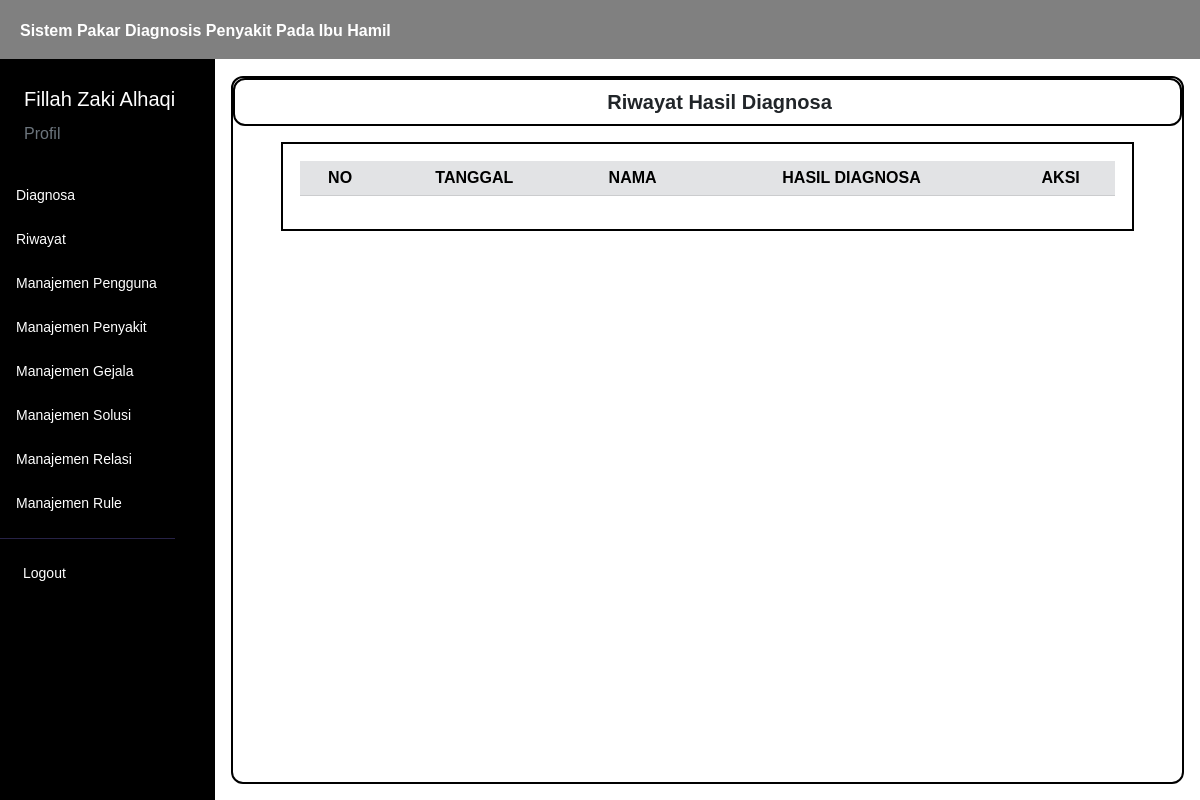
Page /menu/riwayat.php (signed in) on the earlier database version.
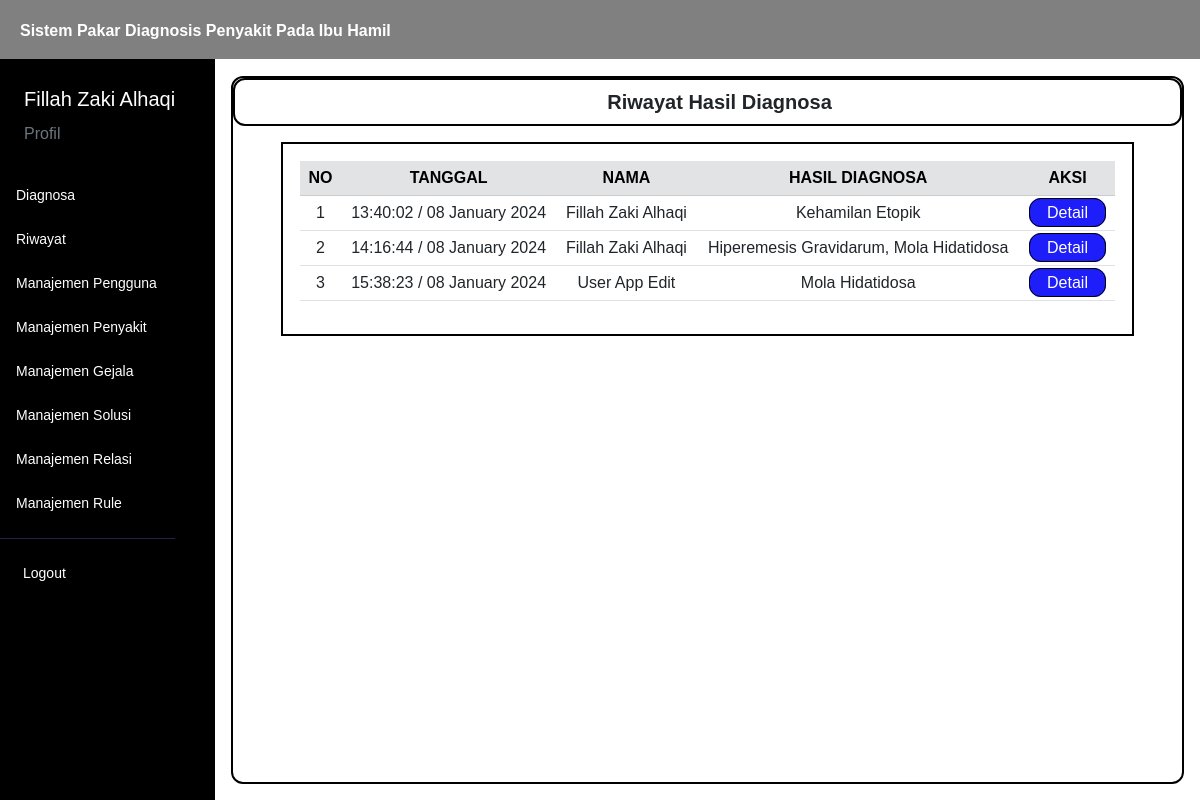
Same page on the later database version.
### tables this page shows
CREATE TABLE `user` (
  `iduser` int(11) NOT NULL,
  `username` varchar(50) NOT NULL,
  `password` varchar(100) NOT NULL,
  `nama` varchar(50) NOT NULL,
  `email` varchar(50) NOT NULL,
  `level` varchar(40) NOT NULL
);

CREATE TABLE `hasil` (
  `idhasil` int(11) NOT NULL,
  `iduser` int(11) NOT NULL,
  `tanggal` timestamp NOT NULL DEFAULT current_timestamp(),
  `usia_kandungan` int(30) NOT NULL,
  `preeklampsia` double DEFAULT 0,
  `kehamilan_etopik` double DEFAULT 0,
  `hiperemesis_gravidarum` double DEFAULT 0,
  `mola_hidatidosa` double DEFAULT 0,
  `anemia` double DEFAULT 0
);

### controller/main.php (called while the page is built, shortened)
<?php
$conn = mysqli_connect("localhost", "root", "", "kehamilan");
function query($query)
{
    global $conn;
    $result = mysqli_query($conn, $query);
    $rows = [];
    while ($row = mysqli_fetch_assoc($result)) {
        $rows[] = $row;
    }
    return $rows;
}
function generateRandomKey()
{
    $keyLength = 32;
    $randomBytes = openssl_random_pseudo_bytes($keyLength, $strong);
    if (!$strong) {
        $randomBytes = random_bytes($keyLength);
    }
    return base64_encode($randomBytes);
}
function enkripsi($kata)
{
    $key = generateRandomKey();
    $string = openssl_encrypt($kata, 'AES-256-CBC', $key, 0, substr($key, 0, 16));
    $hasilEnkripsi = base64_encode($key . $string);
    return $hasilEnkripsi;
}
function dekripsi($kata)
{
    $string = base64_decode($kata);
    $key = substr($string, 0, 44);
    $enkripsi = substr($string, 44);
    $hasil = openssl_decrypt($enkripsi, 'AES-256-CBC', $key, 0, substr($key, 0, 16));
    return $hasil;
}
function cari_user() {
    $id = dekripsi($_COOKIE['SPKehamilan']);
    $user = query("SELECT * FROM user WHERE iduser = $id")[0];
    return $user;
}
function validasi_admin()
{
    $id = dekripsi($_COOKIE['SPKehamilan']);
    $cek = query("SELECT * FROM user WHERE iduser = $id")[0];
}
?>

### controller/hasil.php (called while the page is built, shortened)
<?php
    require_once 'main.php';
    function hasil($data) {
        $penyakit = query("SELECT * FROM penyakit");
        foreach($penyakit as $pen) {
            $nama[] = strtolower(str_replace(" ", "_", $pen['nama_penyakit']));
            $nama_penyakit[] = $pen['nama_penyakit'];
        }
        foreach($nama as $na) {
            $nilai_hasil[] = $data[$na];
        }
        $posisi = array_keys($nilai_hasil, max($nilai_hasil));
        foreach($posisi as $po) {
            $hasil_penyakit[] = $nama_penyakit[$po];
        }
        return $hasil_penyakit;
    }
?>

### menu/riwayat.php (the view, shortened to what this page needs)
<?php
    require_once '../controller/hasil.php';
?>
<html lang="en">
<head>
    <link href="https://cdn.jsdelivr.net/npm/bootstrap@5.3.0/dist/css/bootstrap.min.css" rel="stylesheet"
>
    <link rel="stylesheet" href="https://cdn.datatables.net/1.13.4/css/jquery.dataTables.min.css">
    <link rel="stylesheet" href="../style.css">
</head>
<body>
    <div class="content">
        <?php
        require_once('../navbar/navbar.php');
        ?>
        <div class="main-container m-0">
            <div class="d-flex">
                <?php
                    if ($user['level'] === "User") {
                        require_once('../navbar/sidebar_user.php');
                    } elseif ($user['level'] === "Admin") {
                        require_once('../navbar/sidebar.php');
                    } else {
                        echo "
                            <script>
                                document.location.href='../logout.php';
                            </script>
                        ";
                    }
                ?>
                <div class="contents px-3 py-3">
                    <div class="box">
                        <div class="box1">
                            <h5 class="text-dark text-center mb-0 ms-4 fw-bold">
                                Riwayat Hasil Diagnosa
                            </h5>
                        </div>
                        <div class="tabel mx-5 mt-3">
                            <?php
                                if($user['level'] == "User") :
                                    $id = $user['iduser'];
                                    $data_hasil = query("SELECT * FROM hasil WHERE iduser = $id");
                            ?>
                                <table id="example" class="table table-hover text-center">
                                    <thead>
                                        <tr class="table-secondary">
                                            <th class="text-center" scope="col">NO</th>
                                            <th class="text-center" scope="col">TANGGAL</th>
                                            <th class="text-center" scope="col">HASIL DIAGNOSA</th>
                                            <th class="text-center" scope="col">AKSI</th>
                                        </tr>
                                    </thead>
                                    <tbody>
                                        <?php
                                            $i = 1;
                                            foreach($data_hasil as $dh) :
                                                $waktu_tes = strftime('%H:%M:%S / %d %B %Y', strtotime($dh['tanggal']));
                                                $hasil = hasil($dh);
                                                if(count($hasil) > 1) {
                                                    $nama_penyakit = implode(", ", $hasil);
                                                } else {
                                                    $nama_penyakit = $hasil[0];
                                                }
                                        ?>
                                            <tr>
                                                <td><?= $i; ?></td>
                                                <td><?= $waktu_tes; ?></td>
                                                <td><?= $nama_penyakit; ?></td>
                                                <td>
                                                    <a href="../hasil/index.php?id=<?= enkripsi($dh['idhasil']); ?>">
                                                        Detail
                                                    </a>
                                                </td>
                                            </tr>
                                        <?php
                                            $i++;
                                            endforeach;
                                        ?>
                                    </tbody>
                                </table>
                            <?php
                                elseif(($user['level'] == "Admin")) :
                                    $data_hasil = query("SELECT * FROM hasil ORDER BY iduser ASC");
                            ?>
                                <table id="example" class="table table-hover text-center">
                                    <thead>
                                        <tr class="table-secondary">
                                            <th class="text-center" scope="col">NO</th>
                                            <th class="text-center" scope="col">TANGGAL</th>
                                            <th class="text-center" scope="col">NAMA</th>
                                            <th class="text-center" scope="col">HASIL DIAGNOSA</th>
                                            <th class="text-center" scope="col">AKSI</th>
                                        </tr>
                                    </thead>
                                    <tbody>
                                        <?php
                                            $i = 1;
                                            foreach($data_hasil as $dh) :
                                                $waktu_tes = strftime('%H:%M:%S / %d %B %Y', strtotime($dh['tanggal']));
                                                $hasil = hasil($dh);
                                                $iduser = $dh['iduser'];
                                                $nama_user = query("SELECT nama FROM user WHERE iduser = $iduser")[0];
                                                if(count($hasil) > 1) {
                                                    $nama_penyakit = implode(", ", $hasil);
                                                } else {
                                                    $nama_penyakit = $hasil[0];
                                                }
                                        ?>
                                            <tr>
                                                <td><?= $i; ?></td>
                                                <td><?= $waktu_tes; ?></td>
                                                <td><?= $nama_user['nama']; ?></td>
                                                <td><?= $nama_penyakit; ?></td>
                                                <td>
                                                    <a href="../hasil/index.php?id=<?= enkripsi($dh['idhasil']); ?>">
                                                        Detail
                                                    </a>
                                                </td>
                                            </tr>
                                        <?php
                                            $i++;
                                            endforeach;
                                        ?>
                                    </tbody>
                                </table>
                            <?php endif;?>
                        </div>
                    </div>
                </div>
            </div>
        </div>
    </div>
</body>
</html>

### navbar/navbar.php (shortened to what this page needs)
<?php
require_once '../controller/main.php';
if (isset($_COOKIE['SPKehamilan'])) {
    $user = cari_user();
}
?>
<nav class="navbar navbar-expand-lg">
    <div class="container-fluid">
        <div class="collapse navbar-collapse" id="navbarSupportedContent">
            <ul class="navbar-nav mb-2 mb-lg-0">
                <li class="nav-item">
                    <a href="../user" class="nav-link active text-white fw-semibold" aria-current="page">
                        Sistem Pakar Diagnosis Penyakit Pada Ibu Hamil</a>
                </li>
            </ul>
        </div>
    </div>
</nav>

### navbar/sidebar.php (shortened to what this page needs)
<?php
validasi_admin();
?>
<div class="sidebar" id="side_nav">
    <div class="content-side">
        <div class="profil pt-4">
            <span class="text-white ms-4 fs-5">
                <?= $user['nama']; ?>
            </span>
            <div class="ms-4 mt-2">
                <a class="text-decoration-none text-secondary" href="../menu/profil.php">Profil</a>
            </div>
        </div>
        <div class="">
            <ul class="list-unstyled pt-4 fw-medium">
                <li class="">
                    <a href="../diagnosa" class="text-decoration-none d-block">
                        <span>Diagnosa</span>
                    </a>
                </li>
                <li class="">
                    <a href="../menu/riwayat.php" class="text-decoration-none d-block">
                        <span>Riwayat</span>
                    </a>
                </li>
                <li class="">
                    <a href="../menu/manaj_pengguna.php" class="text-decoration-none d-block">
                        <span>Manajemen Pengguna</span>
                    </a>
                </li>
                <li class="">
                    <a href="../menu/manaj_penyakit.php" class="text-decoration-none d-block">
                        <span>Manajemen Penyakit</span>
                    </a>
                </li>
                <li class="">
                    <a href="../menu/manaj_gejala.php" class="text-decoration-none d-block">
                        <span>Manajemen Gejala</span>
                    </a>
                </li>
                <li class="">
                    <a href="../menu/manaj_solusi.php" class="text-decoration-none d-block">
                        <span>Manajemen Solusi</span>
                    </a>
                </li>
                <li class="">
                    <a href="../menu/manaj_relasi.php" class="text-decoration-none d-block">
                        <span>Manajemen Relasi</span>
                    </a>
                </li>
                <li class="">
                    <a href="../menu/manaj_rule.php" class="text-decoration-none d-block">
                        <span>Manajemen Rule</span>
                    </a>
                </li>
            </ul>
        </div>
        <hr class="hr-color">
        <ul class="list-unstyled fw-medium pb-5">
            <li>
                <a href="../logout.php" class="text-decoration-none d-block">
                    <span>Logout</span>
                </a>
            </li>
        </ul>
    </div>
</div>

### style.css (style rules this page uses)
* { font-family: "Chakra Petch", sans-serif; }
body { background: white; margin: 0; padding: 0; border: 0; }
.content { min-height: 100vh; width: 100%; }
.sidebar { background: black; min-width: 215px; max-width: 215px; transition: all ease-in 0.3s; min-height: 100vh; }
hr.hr-color { color: #272247; opacity: 1; }
.sidebar ul { padding: 0 11px; }
.sidebar li { margin: 7px 0; }
.sidebar li a { color: white; padding: 8px 5px; font-size: 14px; margin-left: 0; }
.content-side { position: fixed; margin-top: 60px; }
.navbar { z-index: 1; display: flex; position: fixed; width: 100%; }
.content .navbar { background: gray; }
.content .navbar li a { margin-top: 3px; }
.contents { width: 100%; margin-top: 60px; }
.content .contents a { border: solid black 1px; border-radius: 12px; padding: 5px 17px; background: rgb(30, 30, 250); color: #ffffff; text-decoration: none; }
.tabel { border: solid black 2px; padding: 17px; }
.contents .tabel table thead { background-color: #272247; }
.box { border: black solid 2px; border-radius: 12px; height: 100%; }
.box1 { border: black solid 2px; border-radius: 12px; padding: 10px; }

Differences in the rows shown:
added hasil: tanggal "13:40:02 / 08 January 2024", iduser.nama "Fillah Zaki Alhaqi", nama_penyakit "Kehamilan Etopik"
added hasil: tanggal "14:16:44 / 08 January 2024", iduser.nama "Fillah Zaki Alhaqi", nama_penyakit "Hiperemesis Gravidarum, Mola Hidatidosa"
added hasil: tanggal "15:38:23 / 08 January 2024", iduser.nama "User App Edit", nama_penyakit "Mola Hidatidosa"
